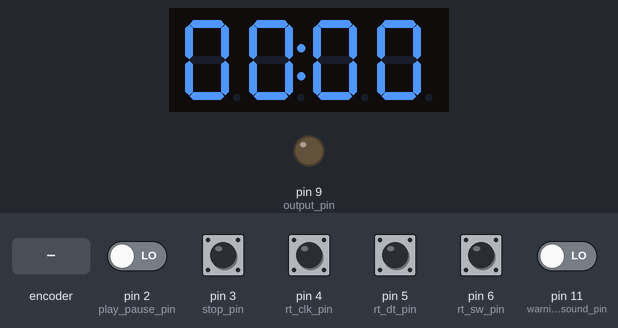
A sketch run on a simulated Arduino Uno, built with avr-gcc and run on an emulated ATmega328P. Shown: 4-digit seven-segment display, output pins drawn as LEDs (lit = HIGH). The inputs (shaded band) are chosen by the test bench; at power-on: pin 4 (rt_clk_pin), pin 5 (rt_dt_pin), pin 6 (rt_sw_pin) HIGH, pin 2 (play_pause_pin), pin 3 (stop_pin), pin 11 (warning_sound_pin) LOW. What the sketch prints to the serial monitor is not drawn.

Above: at 1.2 s.
1.3 s: rotary encoder on pin 4 (rt_clk_pin) / pin 5 (rt_dt_pin) turned 3 steps (first pin leading)
At 2.2 s:
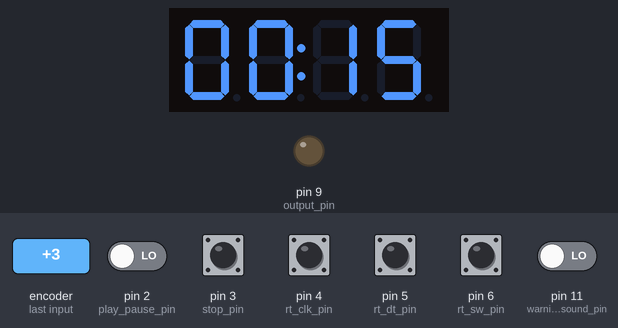
3.4 s: pin 2 (play_pause_pin) driven HIGH
At 4.8 s:
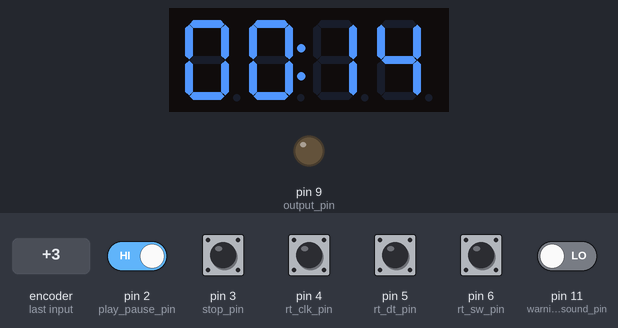
6.4 s: pin 3 (stop_pin) pulled HIGH for 0.15 s
At 7.1 s:
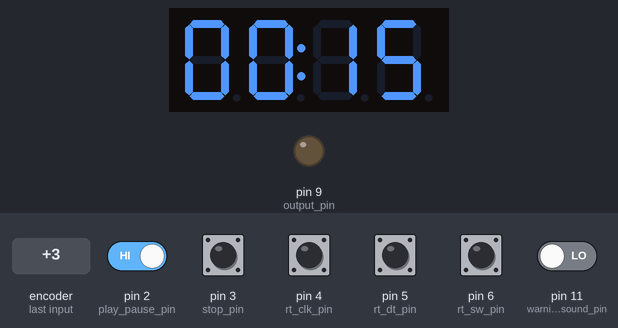
8.0 s: rotary encoder on pin 4 (rt_clk_pin) / pin 5 (rt_dt_pin) turned 1 step (first pin leading)
At 8.3 s:
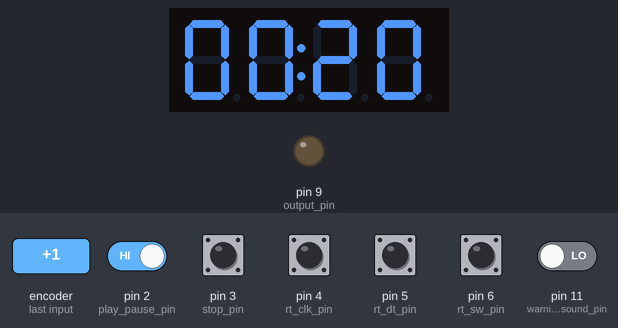
9.7 s: pin 3 (stop_pin) driven HIGH and pin 11 (warning_sound_pin) driven HIGH
At 10.8 s:
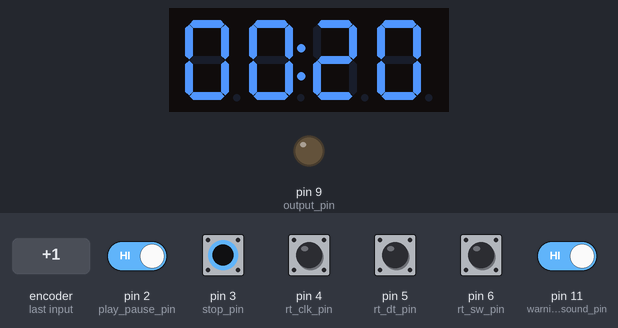
Timing chart, 0 to 12.3 s (numbered marks = the images above; inputs shaded):
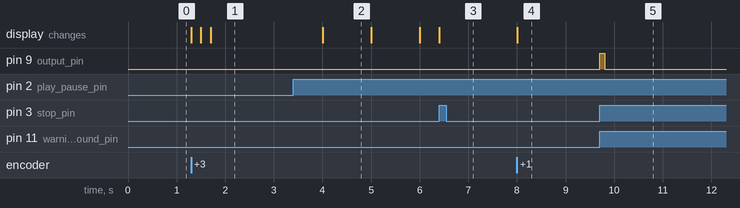

Measured:
- after the input at 1.3 s, the display: first changes at once (image 1 shows a later state)
- after the input at 3.4 s, the display: changes after 0.60 s (image 2)
- after the input at 6.4 s, the display: changes at once (image 3)
- after the input at 8.0 s, the display: changes at once (image 4)
- after the input at 9.7 s, pin 9 (output_pin): LOW → HIGH at once, → LOW 0.10 s later
- what the display in image 2 shows lasts 1.0 s, from 4.0 s to 5.0 s

The sketch:

timer_bomb_firmware.ino
```cpp
#include "GyverTM1637.h"
#define output_pin 9
#define rt_clk_pin 4
#define rt_dt_pin 5
#define rt_sw_pin 6
#define disp_clk_pin 7
#define disp_dio_pin 8
#define play_pause_pin 2
#define stop_pin 3
#define time_up_sound_pin 10
#define warning_sound_pin 11

int rotation;
int value;
bool skip = false;
bool armed = false;
bool update_display = false;
bool warning = false;
bool time_up = false;

int initial_seconds = 0;
int seconds = 0;
int new_seconds = 0;

unsigned long lastDebounceTime = 0;  // the last time the output pin was toggled
unsigned long debounceDelay = 300;    // the debounce time; increase if the output flickers

GyverTM1637 disp(disp_clk_pin, disp_dio_pin);

void setup() {

  cli();//stop interrupts

  //set timer1 interrupt at 1Hz
  TCCR1A = 0;// set entire TCCR1A register to 0
  TCCR1B = 0;// same for TCCR1B
  TCNT1  = 0;//initialize counter value to 0
  // set compare match register for 1hz increments
  OCR1A = 15624;// = (16*10^6) / (1*1024) - 1 (must be <65536)
  // turn on CTC mode
  TCCR1B |= (1 << WGM12);
  // Set CS12 and CS10 bits for 1024 prescaler
  TCCR1B |= (1 << CS12) | (1 << CS10);
  // enable timer compare interrupt
  TIMSK1 |= (1 << OCIE1A);

  sei();//allow interrupts

  Serial.begin (9600);
  pinMode(output_pin, OUTPUT);
  pinMode (rt_clk_pin,INPUT);
  pinMode (rt_dt_pin,INPUT);
  pinMode (rt_sw_pin,INPUT);
  pinMode (play_pause_pin,INPUT);
  pinMode (stop_pin,INPUT);
  pinMode (time_up_sound_pin,INPUT);
  pinMode (warning_sound_pin,INPUT);
  rotation = digitalRead(rt_clk_pin);
  Serial.println("Start");

  disp.clear();
  disp.brightness(7);  // яркость, 0 - 7 (минимум - максимум)
  displayTime(seconds);

  attachInterrupt(digitalPinToInterrupt(play_pause_pin), process_play_pause, RISING);
  attachInterrupt(digitalPinToInterrupt(stop_pin), process_stop, RISING);
}

ISR(TIMER1_COMPA_vect){//timer1 interrupt 1H
  if (armed){
    seconds--;
    update_display = true;
    if (seconds == 0){
      armed = false;
      time_up = true;
    }
    else if (seconds <= 5){
      warning = true;
    }
  }
}

void loop() {

  if (warning){
    warning = false;
    if (digitalRead(warning_sound_pin)) beep(100);
  }

  if (!armed){
    value = digitalRead(rt_clk_pin);
     if (value != rotation){ // we use the DT pin to find out which way we turning.

      if(skip){ //Skipping every other signal, cause that fucking selector sends 2 in 1 click
        skip = false;
      }
      else{
        skip = true;
        if (digitalRead(rt_dt_pin) != value) {  // Clockwise
          seconds += secondsStep(seconds);
        } else { //Counterclockwise
          seconds -= secondsStep(seconds-1);
          if(seconds < 0) seconds = 0;
        }
        update_display = true;
        initial_seconds = seconds;
      }
   }
   rotation = value;

   if(!digitalRead(rt_sw_pin)){
     seconds = 0;
     update_display = true;
     initial_seconds = seconds;
   }
  }

  if (update_display){
    displayTime(seconds);
    update_display = false;
  }

  if (time_up){
    time_up = false;
    if (digitalRead(time_up_sound_pin)) beep(1500);
    else if (digitalRead(warning_sound_pin)) beep(100); //To avoid silent final in case of warning sounds
  }
}

int secondsStep(int value){
  if (value < 0) return 0; //To prevent negative values
  if (value < 30) return 5;
  if (value < 120) return 10;
  if (value < 300) return 30;
  return 60;
}

void displayTime(int value){
  int minutesToDisplay = value / 60;
  int secondsToDisplay = value % 60;

  int digit0 = minutesToDisplay / 10;
  int digit1 = minutesToDisplay % 10;
  int digit2 = secondsToDisplay / 10;
  int digit3 = secondsToDisplay % 10;

  disp.clear();
  disp.display(digit0, digit1, digit2, digit3);
  disp.point(true);
}

void process_play_pause(){
  if(millis() - lastDebounceTime > debounceDelay){

    if(seconds > 0) {
      armed = !armed;
      warning = true;
    }

    lastDebounceTime = millis();
  }
}

void process_stop(){
  if(millis() - lastDebounceTime > debounceDelay){

    armed = false;
    seconds = initial_seconds;
    update_display = true;
    warning = true;

    lastDebounceTime = millis();
  }
}

void beep(int time){
  digitalWrite(output_pin, 1);
  delay(time);
  digitalWrite(output_pin, 0);
}
```
